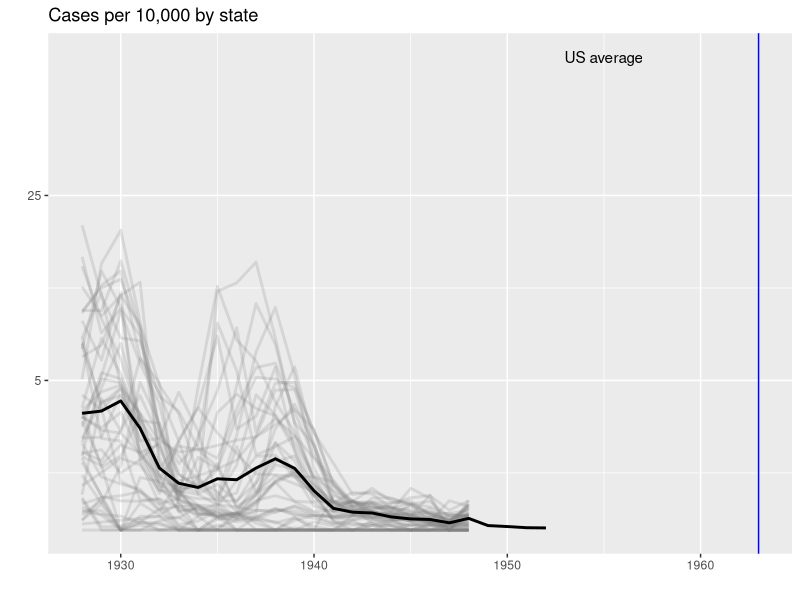

Reproduce this figure in R.
library(dplyr)
library(ggplot2)
library(dslabs)
library(RColorBrewer)
data(us_contagious_diseases)

the_disease = "Smallpox"
dat <- us_contagious_diseases %>%
   filter(!state%in%c("Hawaii","Alaska") & disease == the_disease & !weeks_reporting < 10) %>%
   mutate(rate = count / population * 10000) %>%
   mutate(state = reorder(state, rate))

avg <- us_contagious_diseases %>%
  filter(disease==the_disease) %>% group_by(year) %>%
  summarize(us_rate = sum(count, na.rm=TRUE)/sum(population, na.rm=TRUE)*10000)

dat %>% ggplot() +
  geom_line(aes(year, rate, group = state),  color = "grey50", 
            show.legend = FALSE, alpha = 0.2, size = 1) +
  geom_line(mapping = aes(year, us_rate),  data = avg, size = 1, color = "black") +
  scale_y_continuous(trans = "sqrt", breaks = c(5,25,125,300)) + 
  ggtitle("Cases per 10,000 by state") + 
  xlab("") + 
  ylab("") +
  geom_text(data = data.frame(x=1955, y=50), mapping = aes(x, y, label="US average"), color="black") + 
  geom_vline(xintercept=1963, col = "blue")
